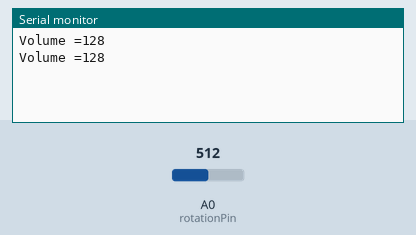
The sketch below on a simulated Arduino Uno, built with avr-gcc and run on an emulated ATmega328P. Shown: the last lines printed to the serial monitor. The inputs (shaded band) are chosen by the test bench; at power-on: A0 (rotationPin) = 512.

Above: at 5.8 s.
5.9 s: A0 (rotationPin) set to 716
At 10.6 s:
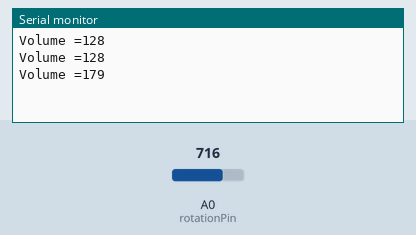
11.9 s: A0 (rotationPin) set to 900
At 15.6 s:
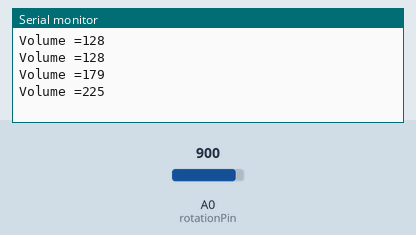
Timing chart, 0 to 17.1 s (numbered marks = the images above; inputs shaded):
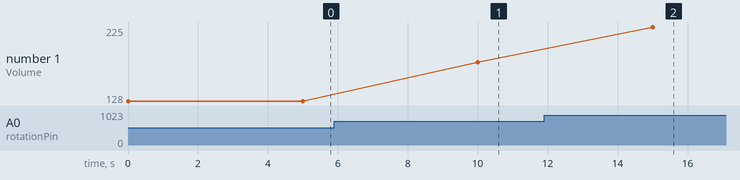

The sketch:

level2.ino
```cpp
// (licence header left out)
int rotationPin = A0; //The rotation sensor is plugged into pin A0 of the Arduino.
int data=0;           //Used to store data from sensor.

void setup() { //The Setup function runs once.
Serial.begin(9600); //This will enable the Arduino to send data to the Serial monitor.
}

void loop() { //The loop function runs forever.
data = analogRead(rotationPin);  //Read the value from the light sensor and store it in the lightData variable.
Serial.print("Volume =");
Serial.println(data/4);  //Print the data to the serial port.
delay(5000);
}
```

Measured:
- after the input at 5.9 s, the serial monitor: prints a new line after 4.1 s (image 1)
- after the input at 11.9 s, the serial monitor: prints a new line after 3.1 s (image 2)
- plotted number 1: 128 → 179 after the input at 5.9 s, 179 → 225 after the input at 11.9 s
